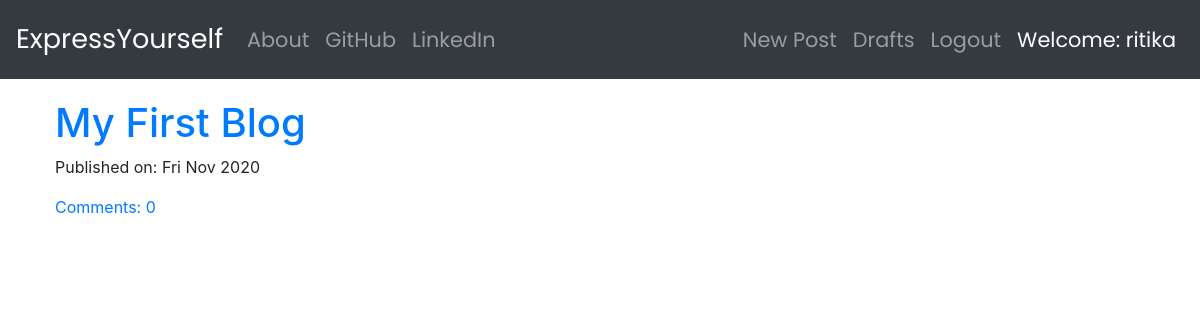
The app's page / (signed in) with its own data.
### blog/models.py (models this page shows, shortened)
class Post(models.Model):
    author = models.ForeignKey('auth.User', on_delete=models.CASCADE) # superuser will eventually become author
    title = models.CharField(max_length=200)
    text = models.TextField()
    create_date = models.DateTimeField(default = timezone.now)
    published_date = models.DateTimeField(blank=True,null=True)
    def approve_comments(self):
        return self.comments.filter(approved_comment = True) # it says that show all the comments under the respective post that are set to True (approved)

### blog/views.py (the view)
# urls.py: path('', views.PostListView.as_view(), name='post_list'),
class PostListView(ListView):
    model = Post
    def get_queryset(self): # this method allows us to use Django's ORM (Object Relational Mapping)
        return Post.objects.filter(published_date__lte=timezone.now()).order_by('-published_date')

### blog/templates/blog/post_list.html (shortened to what this page needs)
{% extends "blog/base.html" %}
{% block content %}
    <div class="centerstage">
        {% for post in post_list %}
            <div class="post loader">
                <h1><a href="{% url 'post_detail' pk=post.pk %}">{{ post.title }}</a></h1>
                <p>Published on: {{ post.published_date|date:"D M Y" }}</p>
                <a href="{% url 'post_detail' pk=post.pk %}">Comments: {{ post.approve_comments.count }}</a>
            </div>
        {% endfor %}
    </div>
{% endblock content %}

### blog/templates/blog/base.html (shortened to what this page needs)
<!DOCTYPE html>
{% load static %}
<html lang="en">
<head>
    <link rel="stylesheet" href="{% static 'css/blog_style.css' %}">
    <link rel="stylesheet" href="https://cdn.jsdelivr.net/npm/bootstrap@4.5.3/dist/css/bootstrap.min.css">
    <link rel="stylesheet" href="//cdn.jsdelivr.net/npm/medium-editor@latest/dist/css/medium-editor.min.css" type="text/css" media="screen" charset="utf-8">
</head>
<body>
    <nav class="navbar navbar-expand-lg navbar-dark bg-dark tech_font" >
        <a class="navbar-brand" id="bigbrand" href="{% url 'post_list' %}">ExpressYourself</a>
        <div class="collapse navbar-collapse" id="navbarSupportedContent">
            <ul class="navbar-nav mr-auto">
                <li class="nav-item">
                    <a class="nav-link" href="{% url 'about' %}">About</a>
                </li>
                <li class="nav-item">
                    <a class="nav-link" href="https://github.com/">GitHub</a>
                </li>
                <li class="nav-item">
                    <a class="nav-link" href="https://www.linkedin.com/in/ritika-gupta-a04017166/">LinkedIn</a>
                </li>
            </ul>
            <span class="navbar-text">
                <ul class="navbar-nav mr-auto">
                    {% if user.is_authenticated %}
                        <li class="nav-item">
                            <a class="nav-link my-2 my-sm-0" href="{% url 'post_new' %}">New Post</a>
                        </li>
                        <li class="nav-item">
                            <a class="nav-link my-2 my-sm-0" href="{% url 'post_draft_list' %}">Drafts</a>
                        </li>
                        <li class="nav-item">
                            <a class="nav-link my-2 my-sm-0" href="{% url 'logout' %}">Logout</a>
                        </li>
                        <li class="nav-item">
                            <a class="nav-link my-2 my-sm-0" style="color: white;">Welcome: {{ user.username }}</a>
                        </li>
                    {% endif %}
                </ul>
            </span>
        </div>
    </nav>
    <div class="container">
        <div class="row">
            <div class="col-md-8">
                {% block content %}
                {% endblock content %}
            </div>
        </div>
    </div>
</body>
</html>

### blog/static/css/blog_style.css (style rules this page uses)
.tech_font { font-family: 'Poppins',sans-serif; font-size: 1.3em; margin-bottom: 10px; }
#bigbrand { font-size: 1.3em; }
.centerstage { margin-left: auto; margin-right: auto; }
.post { padding: 10px; }
.loader { filter:hue-rotate(0deg); color:linear-gradient(45deg,#0f8,#08f); animation:hue 10000ms infinite linear; }

### records on screen
Post: title "My First Blog", published_date "Fri Nov 2020", approve_comments.count "0"

### other values on screen
{{ user.username }} "ritika"
